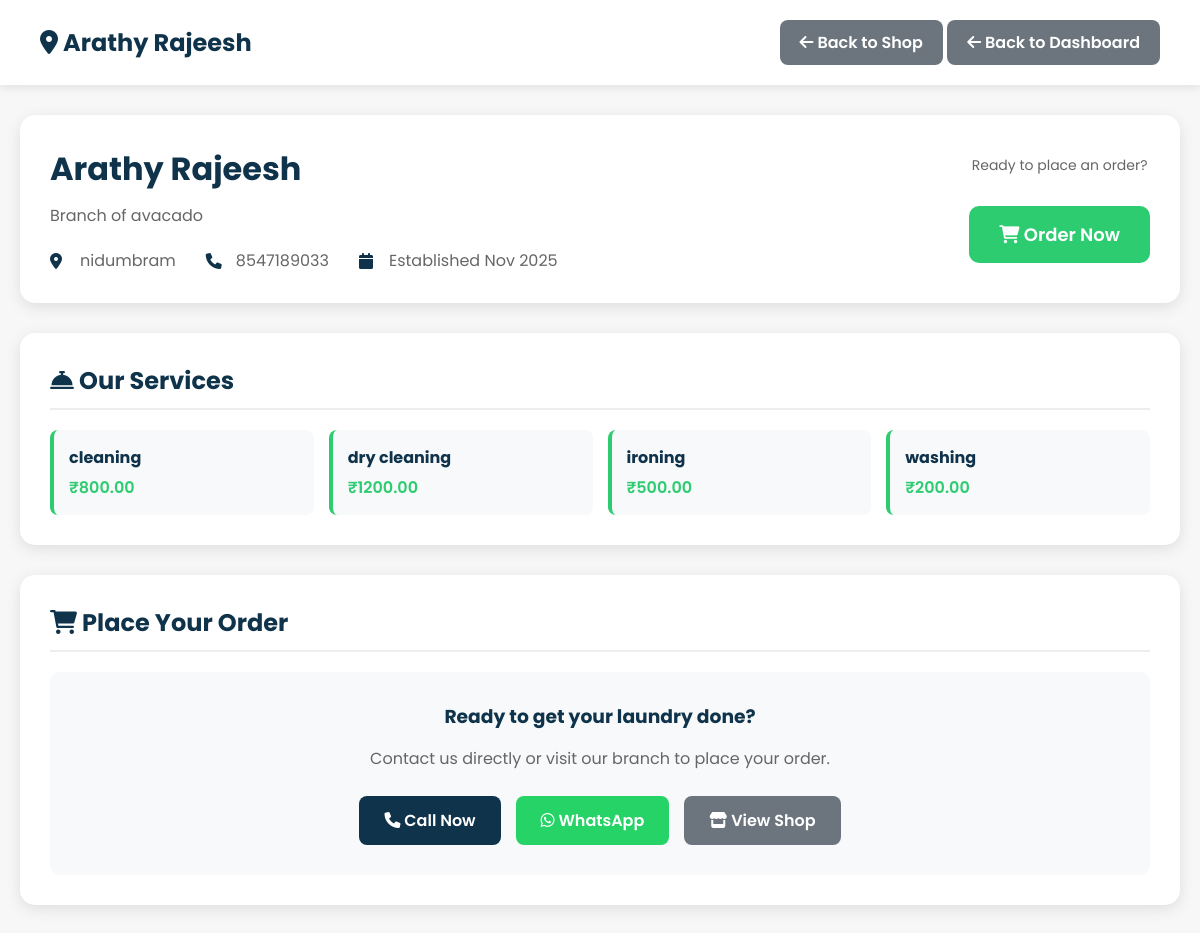
Screenshot of /branch/1/ (signed in) with the database file from the repository.
### shop/models.py (models this page shows, shortened)
class Branch(models.Model):
    shop = models.ForeignKey(LaundryShop, on_delete=models.CASCADE, related_name='branches')
    name = models.CharField(max_length=150)
    address = models.TextField()
    phone = models.CharField(max_length=50, blank=True, null=True)
    created_at = models.DateTimeField(auto_now_add=True)
    class Meta:
        unique_together = ('shop', 'name')
        ordering = ['name']

class LaundryShop(models.Model):
    name = models.CharField(max_length=100, unique=True)
    email = models.EmailField(unique=True)
    password = models.CharField(max_length=128)
    address = models.TextField()
    city = models.CharField(max_length=100, blank=True, null=True)
    latitude = models.CharField(max_length=100, blank=True, null=True)
    longitude = models.CharField(max_length=100, blank=True, null=True)
    is_open = models.BooleanField(default=True)
    is_approved = models.BooleanField(default=False)
    phone = models.CharField(max_length=15)
    image = models.ImageField(upload_to="shops/", blank=True, null=True)
    created_at = models.DateTimeField(auto_now_add=True)

class Service(models.Model):
    branch = models.ForeignKey('Branch', on_delete=models.CASCADE, related_name='services')
    name = models.CharField(max_length=120)
    price = models.DecimalField(max_digits=10, decimal_places=2, null=True, blank=True)  # optional
    created_at = models.DateTimeField(auto_now_add=True)
    class Meta:
        unique_together = ('branch', 'name')
        ordering = ['name']

### shop/views.py (the view)
# urls.py: path("branch/<int:branch_id>/", views.branch_detail, name="branch_detail"),
@login_required
def branch_detail(request, branch_id):
    branch = get_object_or_404(Branch, id=branch_id, shop__is_approved=True)
    services = Service.objects.filter(branch=branch)
    context = {
        'branch': branch,
        'shop': branch.shop,
        'services': services,
    }
    return render(request, 'branch_detail.html', context)

### shop/templates/branch_detail.html (shortened to what this page needs)
{% load static %}
<!DOCTYPE html>
<html lang="en">
<head>
    <link rel="stylesheet" href="https://cdnjs.cloudflare.com/ajax/libs/font-awesome/6.0.0-beta3/css/all.min.css">
</head>
<body>
    <div class="header">
        <h1><i class="fas fa-map-marker-alt"></i> {{ branch.name }}</h1>
        <div>
            <a href="{% url 'shop_detail' shop.id %}" class="btn btn-secondary">
                <i class="fas fa-arrow-left"></i> Back to Shop
            </a>
            <a href="{% url 'dashboard' %}" class="btn btn-secondary">
                <i class="fas fa-arrow-left"></i> Back to Dashboard
            </a>
        </div>
    </div>
    <div class="container">
        <div class="branch-header">
            <div class="branch-info">
                <h1>{{ branch.name }}</h1>
                <p style="color: #666; margin-bottom: 20px;">Branch of {{ shop.name }}</p>
                <div class="branch-details">
                    <div class="detail-item">
                        <i class="fas fa-map-marker-alt"></i>
                        <span>{{ branch.address }}</span>
                    </div>
                    {% if branch.phone %}
                        <div class="detail-item">
                            <i class="fas fa-phone"></i>
                            <span>{{ branch.phone }}</span>
                        </div>
                    {% endif %}
                    <div class="detail-item">
                        <i class="fas fa-calendar"></i>
                        <span>Established {{ branch.created_at|date:"M Y" }}</span>
                    </div>
                </div>
            </div>
            <div class="order-section">
                <div style="font-size: 14px; color: #666; margin-bottom: 10px;">
                    Ready to place an order?
                </div>
                <a href="#order-form" class="order-btn">
                    <i class="fas fa-shopping-cart"></i> Order Now
                </a>
            </div>
        </div>
        <div class="section">
            <h2><i class="fas fa-concierge-bell"></i> Our Services</h2>
            {% if services %}
                <div class="services-grid">
                    {% for service in services %}
                        <div class="service-card">
                            <h4>{{ service.name }}</h4>
                            {% if service.price %}
                                <div class="service-price">₹{{ service.price }}</div>
                            {% else %}
                                <div class="service-price">Price on Request</div>
                            {% endif %}
                        </div>
                    {% endfor %}
                </div>
            {% else %}
                <div class="empty-state">
                    <i class="fas fa-concierge-bell"></i>
                    <p>No services available yet</p>
                </div>
            {% endif %}
        </div>
        <div id="order-form" class="section">
            <h2><i class="fas fa-shopping-cart"></i> Place Your Order</h2>
            <div style="background: #f8f9fa; padding: 30px; border-radius: 10px; text-align: center;">
                <h3 style="color: var(--primary-color); margin-bottom: 15px;">Ready to get your laundry done?</h3>
                <p style="color: #666; margin-bottom: 25px;">
                    Contact us directly or visit our branch to place your order.
                </p>
                <div style="display: flex; gap: 15px; justify-content: center; flex-wrap: wrap;">
                    {% if branch.phone %}
                        <a href="tel:{{ branch.phone }}" class="btn btn-primary" style="padding: 12px 25px;">
                            <i class="fas fa-phone"></i> Call Now
                        </a>
                    {% endif %}
                    {% if branch.phone %}
                        <a href="https://wa.me/{{ branch.phone|slice:":1" }}" target="_blank" class="btn" style="background: #25d366; color: white; padding: 12px 25px;">
                            <i class="fab fa-whatsapp"></i> WhatsApp
                        </a>
                    {% endif %}
                    <a href="{% url 'shop_detail' shop.id %}" class="btn btn-secondary" style="padding: 12px 25px;">
                        <i class="fas fa-store"></i> View Shop
                    </a>
                </div>
            </div>
        </div>
    </div>
</body>
</html>

### shop/templates/branch_detail.html (style rules this page uses)
* { margin: 0; padding: 0; font-family: "Poppins", sans-serif; box-sizing: border-box; }
body { background: #f7f7f7; }
:root { --primary-color: #0f334bff; --accent-color: #2ecc71; --secondary-color: #6c757d; }
.header { background: white; padding: 20px 40px; box-shadow: 0 2px 10px rgba(0,0,0,0.1); display: flex; justify-content: space-between; align-items: center; }
.header h1 { color: var(--primary-color); font-size: 24px; }
.btn { padding: 10px 20px; border-radius: 8px; text-decoration: none; font-weight: 600; transition: all 0.3s; border: none; cursor: pointer; display: inline-block; }
.btn-primary { background: var(--primary-color); color: white; }
.btn-secondary { background: var(--secondary-color); color: white; }
.container { max-width: 1200px; margin: 0 auto; padding: 30px 20px; }
.branch-header { background: white; padding: 30px; border-radius: 15px; box-shadow: 0 4px 15px rgba(0,0,0,0.1); margin-bottom: 30px; display: flex; justify-content: space-between; align-items: center; }
.branch-info h1 { color: var(--primary-color); font-size: 32px; margin-bottom: 10px; }
.branch-details { display: flex; gap: 30px; margin-top: 20px; }
.detail-item { display: flex; align-items: center; gap: 10px; color: #666; }
.detail-item i { color: var(--primary-color); width: 20px; }
.order-section { text-align: center; }
.order-btn { background: var(--accent-color); color: white; padding: 15px 30px; border-radius: 10px; text-decoration: none; font-size: 18px; font-weight: 600; display: inline-block; margin-top: 20px; transition: background 0.3s; }
.section { background: white; padding: 30px; border-radius: 15px; box-shadow: 0 4px 15px rgba(0,0,0,0.1); margin-bottom: 30px; }
.section h2 { color: var(--primary-color); font-size: 24px; margin-bottom: 20px; border-bottom: 2px solid #eee; padding-bottom: 10px; }
.services-grid { display: grid; grid-template-columns: repeat(auto-fit, minmax(250px, 1fr)); gap: 15px; }
.service-card { background: #f8f9fa; padding: 15px; border-radius: 8px; border-left: 4px solid var(--accent-color); }
.service-card h4 { color: var(--primary-color); margin-bottom: 5px; }
.service-price { font-weight: 600; color: var(--accent-color); }

### rows the page displays
Branch: name "Arathy Rajeesh", address "nidumbram", phone "8547189033", created_at "Nov 2025"
LaundryShop: name "avacado"
Service: name "cleaning", price "800.00"
Service: name "dry cleaning", price "1200.00"
Service: name "ironing", price "500.00"
Service: name "washing", price "200.00"
